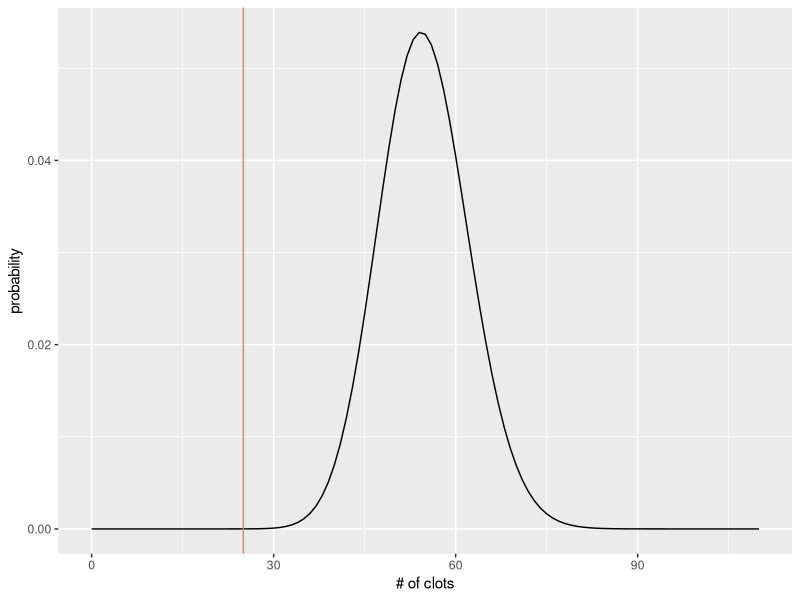

Generate this figure with R:
## ---- chunk 1
knitr::opts_chunk$set(echo = TRUE)
## ---- chunk 2
p = 1/(1000*365)
x = 25
n = 20*10^6
## ---- chunk 3
library(ggplot2)

X = 0:(55*2)
Y = dbinom(X, n, p)
df = data.frame(X,Y)

ggplot(df) + 
  aes(x=X, y=Y) + 
  geom_line() + 
  labs(y="probability", x="# of clots") + 
  geom_vline(aes(xintercept=25, color='purple')) + 
  guides(color='none')
## ---- chunk 4
dbinom(x, n, p)
